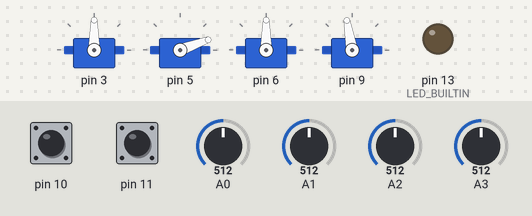
Bench run of a sketch on a simulated Arduino Uno, built with avr-gcc and run on an emulated ATmega328P. Parts: 4 × servo, output pins drawn as LEDs (lit = HIGH). Inputs (shaded band) come from the test bench; at power-on: A0 = 512, A3 = 512, A1 = 512, pin 10 HIGH, A2 = 512, pin 11 HIGH.

Above: at 1.2 s.
1.3 s: A0 set to 536
At 1.46 s:
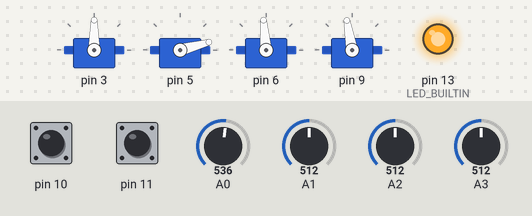
4.3 s: A3 set to 530
At 4.56 s:
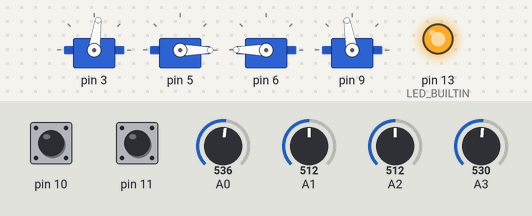
7.3 s: A1 set to 306
At 7.58 s:
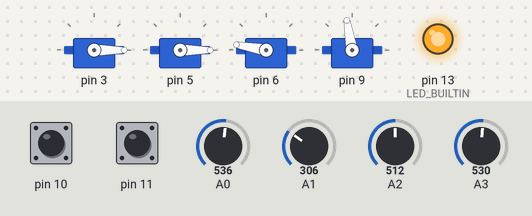
10.3 s: pin 10 pulled LOW for 0.15 s
At 11.5 s:
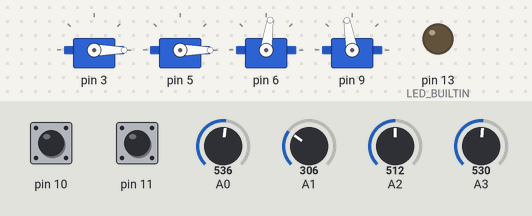
11.9 s: A2 set to 533
At 14.0 s:
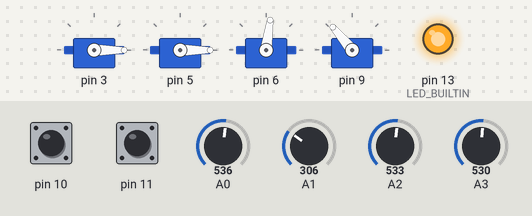
14.3 s: A0 set to 716
At 16.9 s:
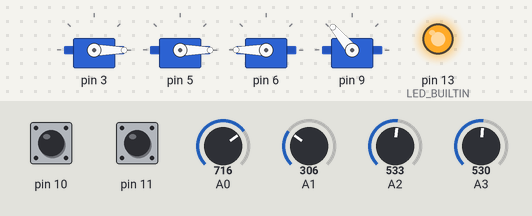
Timing chart, 0 to 18.3 s (numbered marks = the images above; inputs shaded):
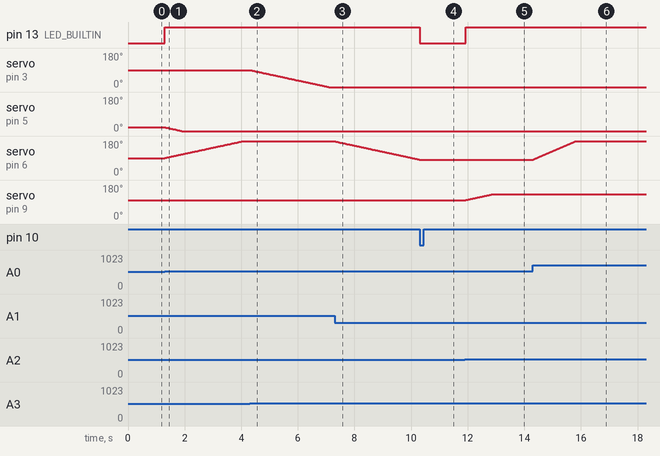

The sketch:

robot_4dof.ino
```cpp
// (licence header left out)
#include <Servo.h>

//#*********************************************************************************
// Configuration
//#*********************************************************************************

#undef DEBUG_POSITION
//#define DEBUG_POSITION

/*
 * General configuration
 */
namespace Configuration
{
  // Maximum servo step width in degree if the joystick is pulled to max.
  static const int step_width = 5;

  // Servo delay in milliseconds between move actions
  static const int servo_delay = 30;

  // Assumed noise of joystick position in input steps (0, 1024)
  static const int joystick_noise = 10;
}

/*
 * Port definitions
 */
namespace Port
{
  // Digital (PWM) output ports
  static const int servo_base = 3;
  static const int servo_arm1 = 5;
  static const int servo_arm2 = 6;
  static const int servo_hand = 9;

  // Analog input ports
  static const int joystick_1_h = A1;
  static const int joystick_1_v = A0;

  static const int joystick_2_h = A3;
  static const int joystick_2_v = A2;

  // Digital inputs
  static const int button_1 = 10;
  static const int button_2 = 11;

  // LEDs
  static const int led = LED_BUILTIN;
};


//#*********************************************************************************
// CLASS Axis
//#*********************************************************************************

/*
 * This class keeps the position of a single axis and updates it differentially
 * according to the associated controller position.
 */
class Axis
{
  public:
    enum class Direction { POS, NEG };

  public:
    Axis (const char* name, int joystick_port, int servo_port, int initial_pos,
          int min_pos, int max_pos, Direction direction);

    void setup ();
    void calibrate ();
    void reset ();
    bool process ();

    void setLink (Axis* axis) { _link = axis; }

  protected:
    void move (int step);

  private:
    const char* _name;
    Servo _servo;
    int _joystick_port;
    int _servo_port;
    int _initial_pos;
    int _middle_pos;
    int _current_pos;
    int _min_pos;
    int _max_pos;
    Direction _direction;

    Axis* _link;
};

/*
 * Constuctor
 *
 * @param name          Printable axis name (for debugging purposes)
 * @param joystick_port Analog input port which controls the axis
 * @param servo_port    Digital (PWM) port the servo is connected to
 * @param initial_pos   Initial servo position value in degree (0, 180)
 * @param min_pos       Minimum possible servo position in degree
 * @param max_pos       Maximum possible servo position in degree
 * @param direction     Set to NEG to invert the joystick
 */
Axis::Axis (const char* name, int joystick_port, int servo_port, int initial_pos,
            int min_pos, int max_pos, Direction direction)
: _name          (name),
  _servo         (),
  _joystick_port (joystick_port),
  _servo_port    (servo_port),
  _initial_pos   (initial_pos),
  _middle_pos    (1024 / 2),
  _current_pos   (initial_pos),
  _min_pos       (min_pos),
  _max_pos       (max_pos),
  _direction     (direction),
  _link          (nullptr)
{
}

/*
 * Setup axis
 */
void Axis::setup ()
{
  pinMode (_joystick_port, INPUT);
  pinMode (_servo_port, OUTPUT);

  _servo.attach (_servo_port);

  calibrate ();
  reset ();
}

/*
 * Calibrate joystick middle position
 */
 void Axis::calibrate ()
 {
  // Calibrate by declaring the current joystick position as null position
  _middle_pos = analogRead (_joystick_port);
 }

/*
 * Reset axis to home position
 */
 void Axis::reset ()
 {
   _current_pos = _initial_pos;
   _servo.write (_current_pos);
 }

/*
 * Process single step
 */
bool Axis::process ()
{
  // Map analog joystick value (0, 1024) into the range (-step_width, +step_width). That is the step width
  // in degree to be added to the current servo position.
  int value = _middle_pos - analogRead (_joystick_port);

  int step = map (value,
                  -512 + Configuration::joystick_noise, 512 - Configuration::joystick_noise,
                  -Configuration::step_width, +Configuration::step_width);

  if (abs (value) < Configuration::joystick_noise)
    step = 0;

  move (step);

  if (_link)
    _link->move (step);

  return step != 0;
}

/*
 * Move axis for a given step
 */
void Axis::move (int step)
{
  switch (_direction)
  {
    case Direction::POS:
      _current_pos += step;
      break;

    case Direction::NEG:
      _current_pos -= step;
      break;
  }

  _current_pos = constrain (_current_pos, _min_pos, _max_pos);

#ifdef DEBUG_POSITION
  // Print some debugging information
  Serial.print (_name);
  Serial.print (": ");
  Serial.print ("R ");
  Serial.print (analogRead (_joystick_port));
  Serial.print ("/S ");
  Serial.print (step);
  Serial.print ("/P ");
  Serial.print (_current_pos);
  Serial.print ("---");
#endif

  _servo.write (_current_pos);
}


//#*********************************************************************************
// CLASS Button
//#*********************************************************************************

class Button
{
  public:
    Button (int port) : _port (port), _state (false) {}

    void setup ();
    bool is_triggered ();

  private:
    int _port;
    bool _state;
};


void Button::setup ()
{
  pinMode (_port, INPUT_PULLUP);
}

bool Button::is_triggered ()
{
  bool state = digitalRead (_port) == LOW;
  bool triggered = state && !_state;
  _state = state;
  return triggered;
}


//#*********************************************************************************
// MAIN
//#*********************************************************************************

// Axis setup. The initial axis values are heuristics which may differ from robot
// to robot.
Axis base ("Base", Port::joystick_2_h, Port::servo_base,  90,  0, 180, Axis::Direction::POS);
Axis arm1 ("Arm1", Port::joystick_1_v, Port::servo_arm1,  20,  0,  90, Axis::Direction::POS);
Axis arm2 ("Arm2", Port::joystick_1_h, Port::servo_arm2,  90, 30, 180, Axis::Direction::NEG);
Axis hand ("Hand", Port::joystick_2_v, Port::servo_hand, 100, 80, 130, Axis::Direction::NEG);

Button button_calibrate (Port::button_1);
Button button_home (Port::button_2);

Axis* axes[] = {&base, &arm1, &arm2, &hand, nullptr};

void setup ()
{
  arm1.setLink (&arm2);

  for (int i=0; axes[i] != nullptr; ++i)
    axes[i]->setup ();

  // Digital input setup
  pinMode (Port::button_1, INPUT_PULLUP);
  pinMode (Port::button_2, INPUT_PULLUP);

  // LED port setup
  pinMode (Port::led, OUTPUT);
  digitalWrite (Port::led, LOW);

  Serial.begin (9600);
}


void loop ()
{
  if (button_calibrate.is_triggered ())
  {
#ifdef DEBUG_POSITION
    Serial.println ("* CALIBRATE *");
#endif

    for (int i=0; axes[i] != nullptr; ++i)
      axes[i]->calibrate ();
  }

  if (button_home.is_triggered ())
  {
#ifdef DEBUG_POSITION
    Serial.println ("* HOME *");
#endif

    for (int i=0; axes[i] != nullptr; ++i)
      axes[i]->reset ();
  }

  // Loop and adapt all axes
  bool moved = false;

  for (int i=0; axes[i] != nullptr; ++i)
    moved |= axes[i]->process ();

  digitalWrite (Port::led, moved);

#ifdef DEBUG_POSITION
  Serial.print (digitalRead (Port::button_1) == HIGH ? "high" : "low");
  Serial.print ("---");
  Serial.print (digitalRead (Port::button_2) == HIGH ? "high" : "low");
  Serial.print ("---");

  Serial.println ();
#endif

  delay (Configuration::servo_delay);
}
```

Measured:
- the behaviour switches between 521 and 522 on A0 (found by bisection; images 0 and 1)
- the behaviour switches between 521 and 522 on A3 (found by bisection; images 1 and 2)
- the behaviour switches between 521 and 522 on A2 (found by bisection; images 4 and 5)
- after the input at 1.3 s, pin 13 (LED_BUILTIN): LOW → HIGH at once; servo on pin 5: moves from 20° to 0° over 0.59 s, starting at once; servo on pin 6: moves from 90° to 180° over 2.8 s, starting at once
- after the input at 4.3 s, servo on pin 3: moves from 90° to 0° over 2.8 s, starting at once
- after the input at 7.3 s, servo on pin 6: moves from 180° to 82° over 3.0 s, starting at once
- after the input at 10.3 s, pin 13 (LED_BUILTIN): HIGH → LOW at once; servo on pin 6: stays 82° (without the input it goes to 81° after 0.01 s)
- after the input at 11.9 s, pin 13 (LED_BUILTIN): LOW → HIGH at once; servo on pin 9: moves from 100° to 130° over 0.90 s, starting at once
- after the input at 14.3 s, servo on pin 6: moves from 82° to 180° over 1.5 s, starting at once
